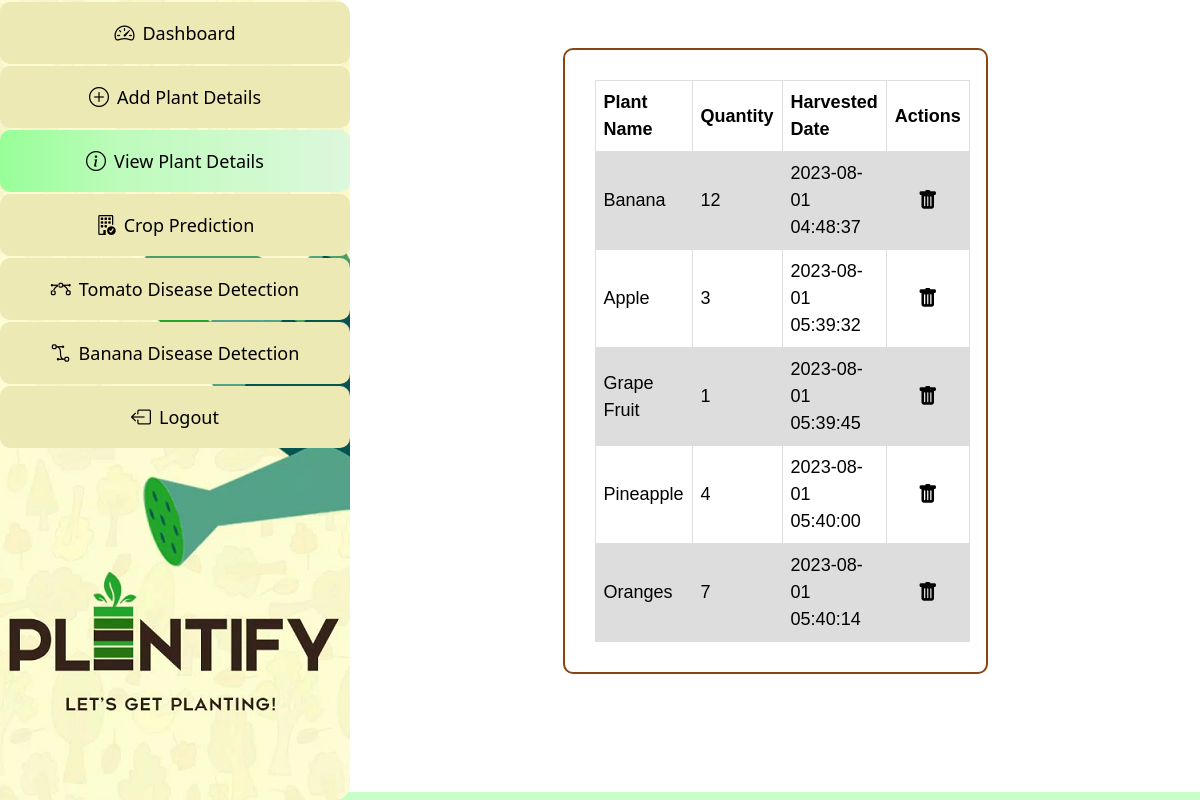
/view-plant-details (signed in), run on the app's committed database.
### website/models.py (models this page shows)
class Plant(db.Model):
    id = db.Column(db.Integer, primary_key=True)
    name = db.Column(db.String(10000))
    date = db.Column(db.DateTime(timezone=True), default=func.now())
    quantity = db.Column(db.Integer)
    user_id = db.Column(db.Integer, db.ForeignKey('user.id'))

### website/views.py (the view)
@views.route('/view-plant-details')
@login_required
def view_plant_details():
    if current_user.email == 'admin@admin.com':
        return redirect('admin-dashboard')
    return render_template('view-plant-details.html', active_page="view-plant-details", user=current_user)

### website/__init__.py (called while the page is built)
def create_app():
    app = Flask(__name__)
    app.config['SECRET_KEY'] = 'cs19'
    app.config['SQLALCHEMY_DATABASE_URI'] = f'sqlite:///{DB_NAME}'
    db.init_app(app)
    from .views import views
    from .auth import auth
    app.register_blueprint(views, url_prefix='/')
    app.register_blueprint(auth, url_prefix='/')
    from .models import User
    create_database(app)
    login_manager = LoginManager()
    login_manager.login_view = 'auth.user_login'
    login_manager.init_app(app)
    @login_manager.user_loader
    def load_user(id):
        return User.query.get(int(id))
    return app

### website/templates/view-plant-details.html (shortened to what this page needs)
{% extends 'base.html' %} {% block head %}
<link rel="stylesheet" href="{{ url_for('static', filename='css/crop-prediction.css') }}" />
{% endblock %} {% block body %}
{% if user.plants[0] %}
<div class="d-flex justify-content-center align-items-center">
  <div class="my-container m-5">
    <table>
      <tr>
        <th>Plant Name</th>
        <th>Quantity</th>
        <th>Harvested Date</th>
        <th>Actions</th>
      </tr>
      {% for plant in user.plants %}
      <tr>
        <td>{{ plant.name }}</td>
        <td>{{ plant.quantity }}</td>
        <td>{{ plant.date }}</td>
        <td class="text-center"><i class="bi-trash-fill cursor-pointer" style="font-size: 20px"
            onclick="deletePlant({{ plant.id }})"></i></td>
      </tr>
      {% endfor %}
    </table>
  </div>
</div>
</div>
{% else %}
<div class="d-flex justify-content-center align-items-center" style="height: 95vh;">
  <div class="my-container">
    <h4 class="text-center">No plants added yet...</h4>
  </div>
</div>
{% endif %}
{% endblock %}

### website/templates/base.html (shortened to what this page needs)
<!DOCTYPE html>
<html lang="en">
<head>
  <link href="https://cdn.jsdelivr.net/npm/bootstrap@5.3.0-alpha3/dist/css/bootstrap.min.css" rel="stylesheet"
 />
  <link rel="stylesheet" href="{{ url_for('static', filename='css/base.css') }}" />
  {% block head %}{% endblock %}
</head>
<body>
  <div class="sidebar" style="z-index: 999">
    <a class="{{'active' if active_page == 'dashboard' }}" href="/dashboard"><i class="bi-speedometer2"
        style="margin-right: 8px; font-size: 20px"></i>Dashboard</a>
    <a class="{{'active' if active_page == 'add-plant-details' }}" href="/add-plant-details"><i class="bi-plus-circle"
        style="margin-right: 8px; font-size: 20px"></i>Add Plant Details</a>
    <a class="{{'active' if active_page == 'view-plant-details' }}" href="/view-plant-details"><i class="bi-info-circle"
        style="margin-right: 8px; font-size: 20px"></i>View Plant Details</a>
    <a class="{{'active' if active_page == 'crop-prediction' }}" href="/crop-prediction"><i class="bi-building-check"
        style="margin-right: 8px; font-size: 20px"></i>Crop Prediction</a>
    <a class="{{'active' if active_page == 'tomato-panel' }}" href="/tomato-panel"><i class="bi-bezier"
        style="margin-right: 8px; font-size: 20px"></i>Tomato Disease Detection</a>
    <a class="{{'active' if active_page == 'banana-panel' }}" href="/banana-panel"><i class="bi-bezier2"
        style="margin-right: 8px; font-size: 20px"></i>Banana Disease Detection</a>
    <a href="/logout"><i class="bi-box-arrow-left" style="margin-right: 8px; font-size: 20px"></i>Logout</a>
  </div>
  <div class="main">{% block body %}{% endblock %}</div>
  <div class="text-center py-1" style="
        position: absolute;
        bottom: 0;
        width: 100%;
        color: rgb(7, 61, 16);
        background-color: #c8ffc8;
        font-weight: 500;
      ">
  </div>
</body>
</html>

### website/static/css/base.css (style rules this page uses)
body { margin: 0; background-image: url("https://www.pixel4k.com/wp-content/uploads/2018/10/leaves-dark-plant-green-blur-closeup-4k_1540145832.jpg"); background-size: cover; color: white; font-size: 18px; }
.cursor-pointer { cursor: pointer !important; }
.sidebar { background: url(/static/images/sidebar.png); background-position-x: -20px; background-position-y: 250px; margin: 0; padding: 0; width: 350px; position: fixed; height: 100%; overflow: auto; text-align: center; background-color: white; border-radius: 0 15px 15px 0; }
.sidebar a { display: block; color: black; background-color: #ede9b5; padding: 16px; text-decoration: none; font-weight: 500; margin-top: 2px; border-radius: 10px; }
.sidebar a.active { background: linear-gradient(90deg, #97ff97, #befbbc 35%, #ddf8dc); color: black; }
.main { margin-left: 350px; }
.my-container { color: black; background-color: white; width: 50%; padding: 30px; border: 2px solid saddlebrown; border-radius: 10px; }

### website/templates/view-plant-details.html (style rules this page uses)
table { font-family: arial, sans-serif; border-collapse: collapse; width: 100%; }
td, th { border: 1px solid #dddddd; text-align: left; padding: 8px; }
tr:nth-child(even) { background-color: #dddddd; }

### data on the page
Plant: name "Banana", quantity "12", date "2023-08-01 04:48:37"
Plant: name "Apple", quantity "3", date "2023-08-01 05:39:32"
Plant: name "Grape Fruit", quantity "1", date "2023-08-01 05:39:45"
Plant: name "Pineapple", quantity "4", date "2023-08-01 05:40:00"
Plant: name "Oranges", quantity "7", date "2023-08-01 05:40:14"
